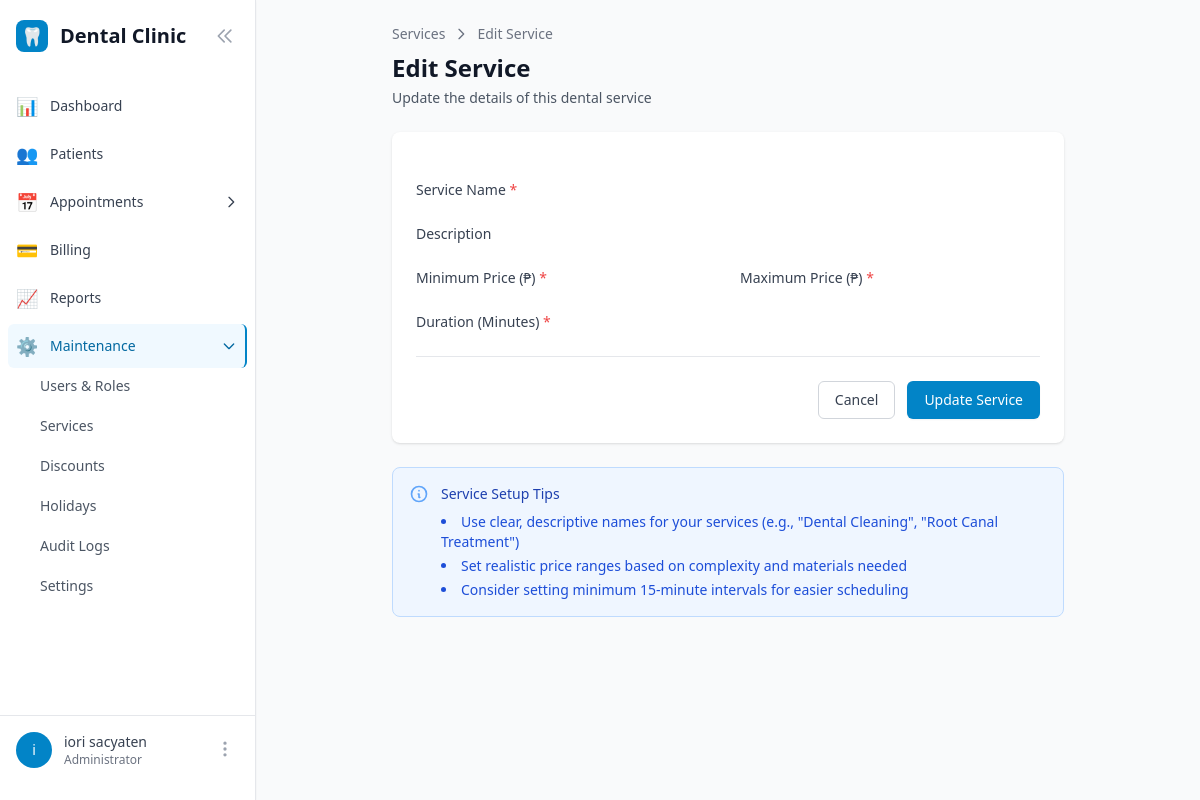
The app's page /services/10/toggle-archive/ (signed in) with its own data.
### users/models.py (models this page shows, shortened)
class User(AbstractUser):
    role = models.ForeignKey(Role, on_delete=models.PROTECT, null=True, blank=True)
    phone = models.CharField(max_length=20, blank=True)
    is_active_dentist = models.BooleanField(default=False, help_text="Can accept appointments")
    created_at = models.DateTimeField(auto_now_add=True)
    updated_at = models.DateTimeField(auto_now=True)

class Role(models.Model):
    ADMIN = 'admin'
    DENTIST = 'dentist'
    STAFF = 'staff'
    ROLE_CHOICES = [
        (ADMIN, 'Admin'),
        (DENTIST, 'Dentist'),
        (STAFF, 'Staff'),
    ]
    name = models.CharField(max_length=50, unique=True)
    display_name = models.CharField(max_length=100)
    description = models.TextField(blank=True)
    permissions = models.JSONField(default=dict, help_text="Module permissions")
    is_default = models.BooleanField(default=False)
    is_archived = models.BooleanField(default=False, help_text="Archived roles are hidden from user assignment")
    created_at = models.DateTimeField(auto_now_add=True)
    updated_at = models.DateTimeField(auto_now=True)
    class Meta:
        ordering = ['name']

### services/views.py (the view, shortened to what this page needs)
# urls.py: path('<int:pk>/toggle-archive/', views.ServiceArchiveView.as_view(), name='service_toggle_archive'),
class ServiceArchiveView(LoginRequiredMixin, UpdateView):
    model = Service
    fields = []
    def dispatch(self, request, *args, **kwargs):
        if not has_permission(request.user, 'billing'):
            messages.error(request, 'You do not have permission to access this page.')
            return redirect('core:dashboard')
        return super().dispatch(request, *args, **kwargs)

### users/templatetags/user_tags.py (called while the page is built)
@register.filter
def has_permission(user, module_name):
    if not user or not user.is_authenticated:
        return False
    if user.is_superuser:
        return True
    if not hasattr(user, 'role') or not user.role:
        return False
    return user.role.permissions.get(module_name, False)

### templates/services/service_form.html (shortened to what this page needs)
{% extends 'base.html' %}
{% block content %}
<div class="max-w-2xl mx-auto space-y-6">
    <div>
        <div class="flex items-center space-x-2 text-sm text-gray-500 mb-2">
            <a href="{% url 'services:service_list' %}" class="hover:text-gray-700">Services</a>
            <svg class="h-4 w-4" fill="none" stroke="currentColor" viewBox="0 0 24 24">
                <path stroke-linecap="round" stroke-linejoin="round" stroke-width="2" d="M9 5l7 7-7 7"></path>
            </svg>
            <span>{% if object %}Edit Service{% else %}Add New Service{% endif %}</span>
        </div>
        <h1 class="text-2xl font-bold text-gray-900">
            {% if object %}Edit Service{% else %}Add New Service{% endif %}
        </h1>
        <p class="mt-1 text-sm text-gray-600">
            {% if object %}Update the details of this dental service{% else %}Add a new dental service with pricing and duration{% endif %}
        </p>
    </div>
    <div class="bg-white shadow rounded-lg">
        <form method="post" class="space-y-6 p-6">
            <div>
                <label for="{{ form.name.id_for_label }}" class="block text-sm font-medium text-gray-700">
                    Service Name <span class="text-red-500">*</span>
                </label>
            </div>
            <div>
                <label for="{{ form.description.id_for_label }}" class="block text-sm font-medium text-gray-700">
                    Description
                </label>
            </div>
            <div class="grid grid-cols-1 gap-6 sm:grid-cols-2">
                <div>
                    <label for="{{ form.min_price.id_for_label }}" class="block text-sm font-medium text-gray-700">
                        Minimum Price (₱) <span class="text-red-500">*</span>
                    </label>
                </div>
                <div>
                    <label for="{{ form.max_price.id_for_label }}" class="block text-sm font-medium text-gray-700">
                        Maximum Price (₱) <span class="text-red-500">*</span>
                    </label>
                </div>
            </div>
            <div>
                <label for="{{ form.duration_minutes.id_for_label }}" class="block text-sm font-medium text-gray-700">
                    Duration (Minutes) <span class="text-red-500">*</span>
                </label>
            </div>
            <div class="flex justify-end space-x-3 pt-6 border-t border-gray-200">
                <a href="{% url 'services:service_list' %}"
                   class="inline-flex items-center px-4 py-2 border border-gray-300 text-sm font-medium rounded-md text-gray-700 bg-white hover:bg-gray-50 focus:outline-none focus:ring-2 focus:ring-offset-2 focus:ring-primary-500">
                    Cancel
                </a>
                <button type="submit"
                        class="inline-flex items-center px-4 py-2 border border-transparent text-sm font-medium rounded-md shadow-sm text-white bg-primary-600 hover:bg-primary-700 focus:outline-none focus:ring-2 focus:ring-offset-2 focus:ring-primary-500">
                    {% if object %}Update Service{% else %}Create Service{% endif %}
                </button>
            </div>
        </form>
    </div>
    <div class="bg-blue-50 border border-blue-200 rounded-lg p-4">
        <div class="flex">
            <div class="flex-shrink-0">
                <svg class="h-5 w-5 text-blue-400" fill="none" stroke="currentColor" viewBox="0 0 24 24">
                    <path stroke-linecap="round" stroke-linejoin="round" stroke-width="2" d="M13 16h-1v-4h-1m1-4h.01M21 12a9 9 0 11-18 0 9 9 0 0118 0z"></path>
                </svg>
            </div>
            <div class="ml-3">
                <h3 class="text-sm font-medium text-blue-800">Service Setup Tips</h3>
                <div class="mt-2 text-sm text-blue-700">
                    <ul class="list-disc list-inside space-y-1">
                        <li>Use clear, descriptive names for your services (e.g., "Dental Cleaning", "Root Canal Treatment")</li>
                        <li>Set realistic price ranges based on complexity and materials needed</li>
                        <li>Consider setting minimum 15-minute intervals for easier scheduling</li>
                    </ul>
                </div>
            </div>
        </div>
    </div>
</div>
{% endblock %}

### templates/base.html (shortened to what this page needs)
<!DOCTYPE html>
<html lang="en">
<head>
    <script src="https://cdn.tailwindcss.com"></script>
</head>
<body class="bg-gray-50 h-screen overflow-hidden" x-data="{ sidebarOpen: false, isMobile: window.innerWidth < 768 }" @resize.window="isMobile = window.innerWidth < 768">
    {% if user.is_authenticated %}
        <div class="hidden md:flex md:flex-shrink-0 md:fixed md:inset-y-0 md:left-0 md:z-50">
            <div class="flex flex-col" x-data="{ collapsed: false }">
                <div class="flex flex-col h-screen pt-5 pb-4 overflow-y-auto bg-white border-r border-gray-200 shadow-sm" :class="{ 'w-64': !collapsed, 'w-16': collapsed }">
                    <div class="flex items-center flex-shrink-0 px-4" :class="{ 'px-4': !collapsed, 'px-2': collapsed }">
                        <div class="flex items-center">
                            <div class="w-8 h-8 bg-primary-600 rounded-lg flex items-center justify-center">
                                <span class="text-white font-bold text-lg">🦷</span>
                            </div>
                            <h1 class="ml-3 text-xl font-bold text-gray-900 transition-opacity duration-200" :class="{ 'opacity-100': !collapsed, 'opacity-0 w-0 overflow-hidden': collapsed }" x-show="!collapsed">
                                Dental Clinic
                            </h1>
                        </div>
                        <button @click="collapsed = !collapsed" class="ml-auto p-1 rounded-md text-gray-400 hover:text-gray-600 hover:bg-gray-100 focus:outline-none focus:ring-2 focus:ring-primary-500">
                            <svg class="w-5 h-5 transform transition-transform duration-200" :class="{ 'rotate-180': collapsed }" fill="none" stroke="currentColor" viewBox="0 0 24 24">
                                <path stroke-linecap="round" stroke-linejoin="round" stroke-width="2" d="M11 19l-7-7 7-7m8 14l-7-7 7-7"></path>
                            </svg>
                        </button>
                    </div>
                    <nav class="mt-8 flex-1 px-2 space-y-1">
                        <a href="{% url 'core:dashboard' %}" class="{% if request.resolver_match.url_name == 'dashboard' %}bg-primary-50 border-r-2 border-primary-600 text-primary-700{% else %}text-gray-700 hover:bg-gray-50{% endif %} group flex items-center px-2 py-2 text-sm font-medium rounded-md transition-colors duration-150">
                            <span class="mr-3 text-lg">📊</span>
                            <span :class="{ 'opacity-100': !collapsed, 'opacity-0 w-0 overflow-hidden': collapsed }" x-show="!collapsed">Dashboard</span>
                        </a>
                        <a href="{% url 'patients:patient_list' %}" class="{% if 'patients' in request.resolver_match.namespace %}bg-primary-50 border-r-2 border-primary-600 text-primary-700{% else %}text-gray-700 hover:bg-gray-50{% endif %} group flex items-center px-2 py-2 text-sm font-medium rounded-md transition-colors duration-150">
                            <span class="mr-3 text-lg">👥</span>
                            <span :class="{ 'opacity-100': !collapsed, 'opacity-0 w-0 overflow-hidden': collapsed }" x-show="!collapsed">Patients</span>
                        </a>
                        <div x-data="{ open: {% if 'appointments' in request.resolver_match.namespace %}true{% else %}false{% endif %} }">
                            <button @click="open = !open" class="{% if 'appointments' in request.resolver_match.namespace %}bg-primary-50 border-r-2 border-primary-600 text-primary-700{% else %}text-gray-700 hover:bg-gray-50{% endif %} group w-full flex items-center px-2 py-2 text-sm font-medium rounded-md transition-colors duration-150">
                                <span class="mr-3 text-lg">📅</span>
                                <span :class="{ 'opacity-100': !collapsed, 'opacity-0 w-0 overflow-hidden': collapsed }" x-show="!collapsed">Appointments</span>
                            </button>
                        </div>
                        <a href="#" class="text-gray-700 hover:bg-gray-50 group flex items-center px-2 py-2 text-sm font-medium rounded-md transition-colors duration-150">
                            <span class="mr-3 text-lg">💳</span>
                            <span :class="{ 'opacity-100': !collapsed, 'opacity-0 w-0 overflow-hidden': collapsed }" x-show="!collapsed">Billing</span>
                        </a>
                        <a href="#" class="text-gray-700 hover:bg-gray-50 group flex items-center px-2 py-2 text-sm font-medium rounded-md transition-colors duration-150">
                            <span class="mr-3 text-lg">📈</span>
                            <span :class="{ 'opacity-100': !collapsed, 'opacity-0 w-0 overflow-hidden': collapsed }" x-show="!collapsed">Reports</span>
                        </a>
                        {% load user_tags %}
                        {% if user|has_permission:"maintenance" %}
                        <div x-data="{ open: {% if 'users' in request.resolver_match.namespace or 'services' in request.resolver_match.namespace or 'core' in request.resolver_match.namespace and request.resolver_match.url_name != 'dashboard' %}true{% else %}false{% endif %} }">
                            <button @click="open = !open" class="{% if 'users' in request.resolver_match.namespace or 'services' in request.resolver_match.namespace or 'core' in request.resolver_match.namespace and request.resolver_match.url_name != 'dashboard' %}bg-primary-50 border-r-2 border-primary-600 text-primary-700{% else %}text-gray-700 hover:bg-gray-50{% endif %} group w-full flex items-center px-2 py-2 text-sm font-medium rounded-md transition-colors duration-150">
                                <span class="mr-3 text-lg">⚙️</span>
                                <span :class="{ 'opacity-100': !collapsed, 'opacity-0 w-0 overflow-hidden': collapsed }" x-show="!collapsed">Maintenance</span>
                            </button>
                            <div x-show="open && !collapsed" x-collapse class="ml-6 space-y-1">
                                <a href="{% url 'users:user_list' %}" class="group flex items-center px-2 py-2 text-sm text-gray-600 hover:text-gray-900 hover:bg-gray-50 rounded-md">Users & Roles</a>
                                <a href="{% url 'services:service_list' %}" class="group flex items-center px-2 py-2 text-sm text-gray-600 hover:text-gray-900 hover:bg-gray-50 rounded-md">Services</a>
                                <a href="{% url 'services:discount_list' %}" class="group flex items-center px-2 py-2 text-sm text-gray-600 hover:text-gray-900 hover:bg-gray-50 rounded-md">Discounts</a>
                                <a href="{% url 'core:holiday_list' %}" class="group flex items-center px-2 py-2 text-sm text-gray-600 hover:text-gray-900 hover:bg-gray-50 rounded-md">Holidays</a>
                                <a href="{% url 'core:audit_logs' %}" class="group flex items-center px-2 py-2 text-sm text-gray-600 hover:text-gray-900 hover:bg-gray-50 rounded-md">Audit Logs</a>
                                <a href="{% url 'core:system_settings' %}" class="group flex items-center px-2 py-2 text-sm text-gray-600 hover:text-gray-900 hover:bg-gray-50 rounded-md">Settings</a>
                            </div>
                        </div>
                        {% endif %}
                    </nav>
                    <div class="flex-shrink-0 flex border-t border-gray-200 p-4" :class="{ 'p-4': !collapsed, 'p-2': collapsed }">
                        <div class="flex items-center w-full" x-data="{ profileOpen: false }">
                            <div class="flex items-center">
                                <div class="inline-block h-9 w-9 rounded-full bg-primary-600 flex items-center justify-center">
                                    <span class="text-sm font-medium text-white">{{ user.first_name|first|default:user.username|first }}</span>
                                </div>
                                <div class="ml-3 transition-opacity duration-200" :class="{ 'opacity-100': !collapsed, 'opacity-0 w-0 overflow-hidden': collapsed }" x-show="!collapsed">
                                    <p class="text-sm font-medium text-gray-700 group-hover:text-gray-900">{{ user.get_full_name|default:user.username }}</p>
                                    <p class="text-xs font-medium text-gray-500 group-hover:text-gray-700">{{ user.role.display_name|default:"Staff" }}</p>
                                </div>
                            </div>
                            <div class="ml-auto relative" x-show="!collapsed">
                                <button @click="profileOpen = !profileOpen" class="ml-auto flex-shrink-0 bg-white p-1 text-gray-400 rounded-full hover:text-gray-500 focus:outline-none focus:ring-2 focus:ring-offset-2 focus:ring-primary-500">
                                    <svg class="h-5 w-5" fill="none" stroke="currentColor" viewBox="0 0 24 24">
                                        <path stroke-linecap="round" stroke-linejoin="round" stroke-width="2" d="M12 5v.01M12 12v.01M12 19v.01M12 6a1 1 0 110-2 1 1 0 010 2zM12 13a1 1 0 110-2 1 1 0 010 2zM12 20a1 1 0 110-2 1 1 0 010 2z"></path>
                                    </svg>
                                </button>
                            </div>
                        </div>
                    </div>
                </div>
            </div>
        </div>
        <div class="flex flex-col h-screen" :class="{ 'md:ml-64': true }">
            <main class="flex-1 overflow-y-auto pb-20 md:pb-0">
                <div class="px-4 sm:px-6 lg:px-8 py-6">
                    {% block content %}
                    {% endblock %}
                </div>
            </main>
        </div>
    {% endif %}
</body>
</html>

### records on screen
User: first_name|first "i", get_full_name "iori sacyaten", role.display_name "Administrator"
